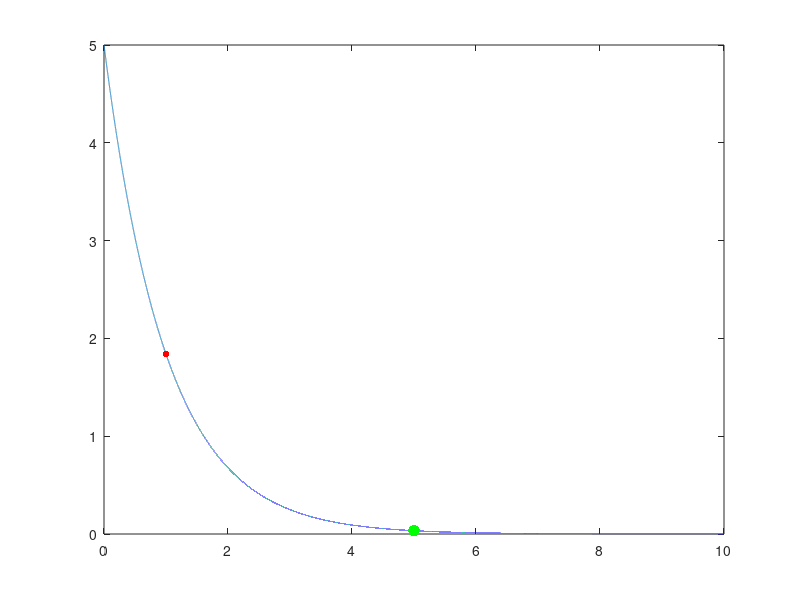

This chart was generated by the following MATLAB code:
R = 10000;
C = 100e-6;
Vs = 5.0;

t = 0.0 : 0.1e-3 : 10000e-3;
V0 = Vs*(exp(-t/(R*C)));

axis([0,100e-3,0,1.25*Vs]);

plot(t,V0);
hold on;
plot(1*R*C, Vs*(exp(-1*R*C/(R*C))), 'r.', 'MarkerSize', 15);
hold on;
plot(5*R*C, Vs*(exp(-5*R*C/(R*C))), 'g.', 'MarkerSize', 25);